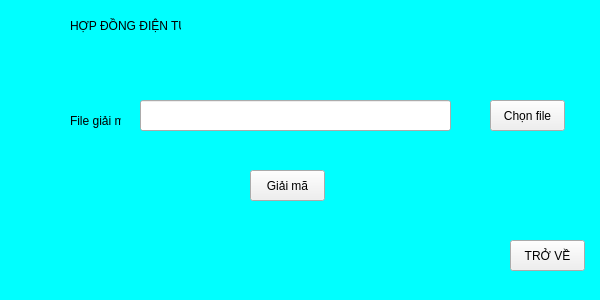
<?xml version="1.0" encoding="UTF-8"?>
<ui version="4.0">
 <class>GiaiMaWindow</class>
 <widget class="QMainWindow" name="GiaiMaWindow">
  <property name="geometry">
   <rect>
    <x>0</x>
    <y>0</y>
    <width>600</width>
    <height>300</height>
   </rect>
  </property>
  <property name="windowTitle">
   <string>MainWindow</string>
  </property>
  <property name="styleSheet">
   <string notr="true">
QMainWindow{
 border-image: url(:/background/image/Nen-xanh-duong-pastel.ng.jpg);
background-color: rgb(0, 255, 255);
}
</string>
  </property>
  <widget class="QWidget" name="centralwidget">
   <widget class="QLabel" name="label">
    <property name="geometry">
     <rect>
      <x>70</x>
      <y>10</y>
      <width>111</width>
      <height>31</height>
     </rect>
    </property>
    <property name="text">
     <string>HỢP ĐỒNG ĐIỆN TỬ</string>
    </property>
   </widget>
   <widget class="QLabel" name="label_5">
    <property name="geometry">
     <rect>
      <x>10</x>
      <y>10</y>
      <width>47</width>
      <height>31</height>
     </rect>
    </property>
    <property name="text">
     <string/>
    </property>
    <property name="pixmap">
     <pixmap>C:/Users/HAMATASURIMA/Desktop/HYde (1).png</pixmap>
    </property>
    <property name="scaledContents">
     <bool>true</bool>
    </property>
   </widget>
   <widget class="QPushButton" name="pushButton_GiaiMa">
    <property name="geometry">
     <rect>
      <x>250</x>
      <y>170</y>
      <width>75</width>
      <height>31</height>
     </rect>
    </property>
    <property name="text">
     <string>Giải mã</string>
    </property>
   </widget>
   <widget class="QLineEdit" name="Text_File">
    <property name="geometry">
     <rect>
      <x>140</x>
      <y>100</y>
      <width>311</width>
      <height>31</height>
     </rect>
    </property>
   </widget>
   <widget class="QLabel" name="label_4">
    <property name="geometry">
     <rect>
      <x>70</x>
      <y>110</y>
      <width>51</width>
      <height>21</height>
     </rect>
    </property>
    <property name="text">
     <string>File giải mã</string>
    </property>
   </widget>
   <widget class="QPushButton" name="pushButton_file">
    <property name="geometry">
     <rect>
      <x>490</x>
      <y>100</y>
      <width>75</width>
      <height>31</height>
     </rect>
    </property>
    <property name="text">
     <string>Chọn file</string>
    </property>
   </widget>
   <widget class="QPushButton" name="pushButton_back">
    <property name="geometry">
     <rect>
      <x>510</x>
      <y>240</y>
      <width>75</width>
      <height>31</height>
     </rect>
    </property>
    <property name="text">
     <string>TRỞ VỀ</string>
    </property>
   </widget>
  </widget>
  <widget class="QMenuBar" name="menubar">
   <property name="geometry">
    <rect>
     <x>0</x>
     <y>0</y>
     <width>600</width>
     <height>21</height>
    </rect>
   </property>
  </widget>
 </widget>
 <resources/>
 <connections/>
</ui>
